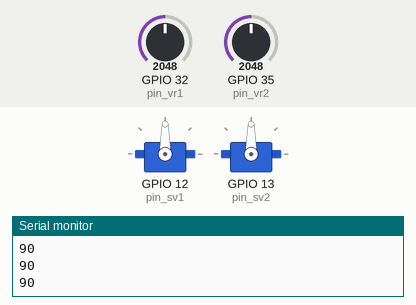
Bench run of a sketch on a simulated ESP32. On the bench: 2 × servo, the last lines printed to the serial monitor. Inputs (shaded band) come from the test bench; at power-on: GPIO 32 (pin_vr1) = 2048, GPIO 35 (pin_vr2) = 2048.

Above: at 1.2 s.
1.3 s: GPIO 32 (pin_vr1) set to 2866
At 1.7 s:
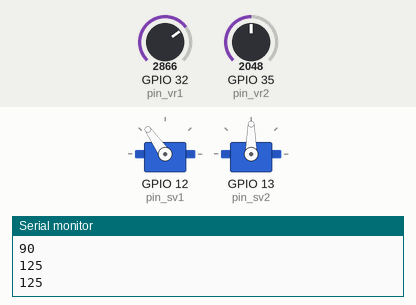
2.9 s: GPIO 35 (pin_vr2) set to 2866
At 4.2 s:
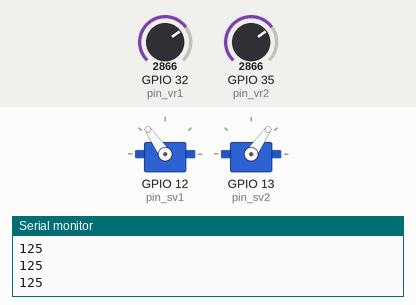
4.5 s: GPIO 32 (pin_vr1) set to 3603
At 5.5 s:
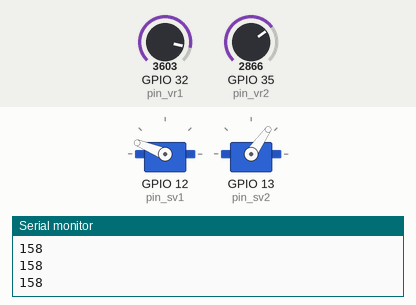
6.1 s: GPIO 35 (pin_vr2) set to 3603
At 6.8 s:
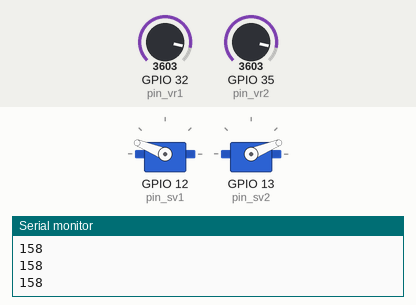
7.7 s: GPIO 32 (pin_vr1) set to 4095
At 8.1 s:
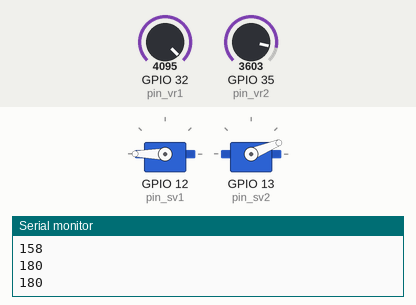
9.3 s: GPIO 35 (pin_vr2) set to 4095
At 10.6 s:
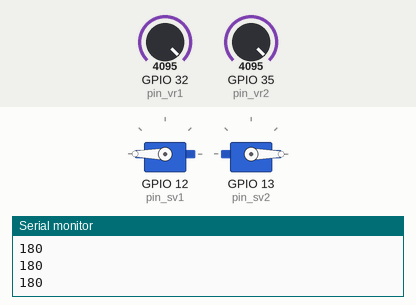
Timing chart, 0 to 11.9 s (numbered marks = the images above; inputs shaded):
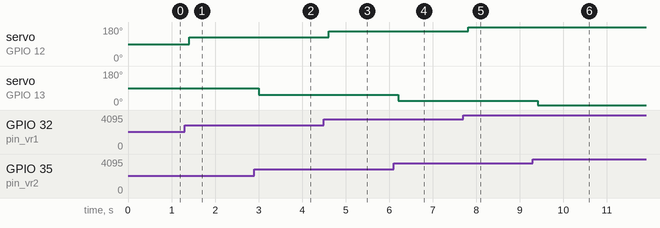

The sketch:

code_final_jiyoon.ino
```cpp
#include <ESP32Servo.h> //서보모터 라이브러리 호출

#define pin_sv1 12  //서보모터1 핀번호
#define pin_sv2 13  //서보모터2 핀번호

#define pin_vr1 32  //가변저항1 핀번호
#define pin_vr2 35  //가변저항2 핀번호

Servo sv1;
Servo sv2;

void setup() {
    sv1.attach(pin_sv1); //서보모터1 핀번호 설정 & on
    sv2.attach(pin_sv2); //서보모터2 핀번호 설정 & on
    Serial.begin(115200);
}

void loop() {
  int input1 = analogRead(pin_vr1);  //가변저항1 입력 (힌트: a로 시작하는 함수)
  int input2 = analogRead(pin_vr2);  //가변저항2 입력 (힌트: a로 시작하는 함수)
  int angle1 = map(input1, 0, 4095, 0, 180);  //입력값을 각도로 맵핑하기!
  int angle2 = map(input2, 0, 4095, 0, 180);  //입력값을 각도로 맵핑하기!
  Serial.println(angle1);


  sv1.write(angle1);
  sv2.write(180-angle2);

  delay(200);
}
```

Measured:
- after the input at 1.3 s, servo on GPIO 12 (pin_sv1): 90° → 125° after 0.10 s
- after the input at 2.9 s, servo on GPIO 13 (pin_sv2): 90° → 55° after 0.10 s
- after the input at 4.5 s, servo on GPIO 12 (pin_sv1): 125° → 158° after 0.11 s
- after the input at 6.1 s, servo on GPIO 13 (pin_sv2): 55° → 22° after 0.11 s
- after the input at 7.7 s, servo on GPIO 12 (pin_sv1): 158° → 180° after 0.11 s
- after the input at 9.3 s, servo on GPIO 13 (pin_sv2): 22° → 0° after 0.11 s
